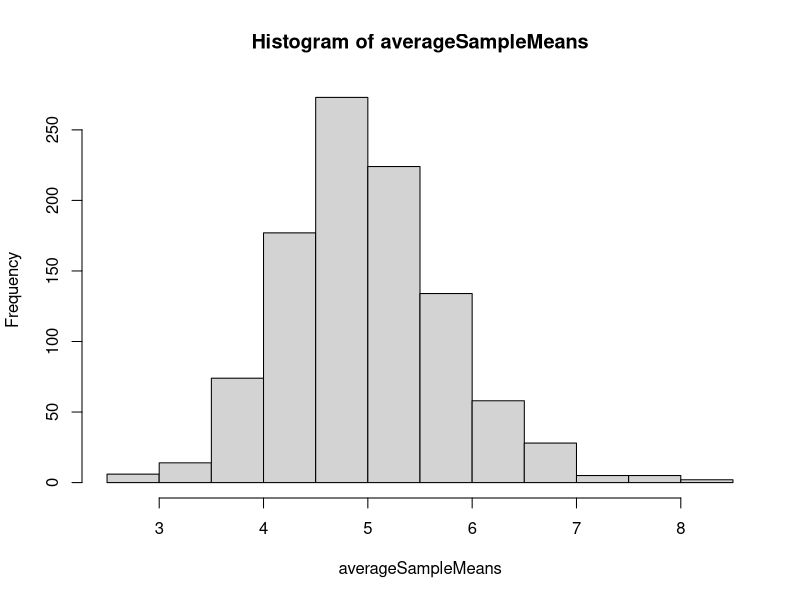
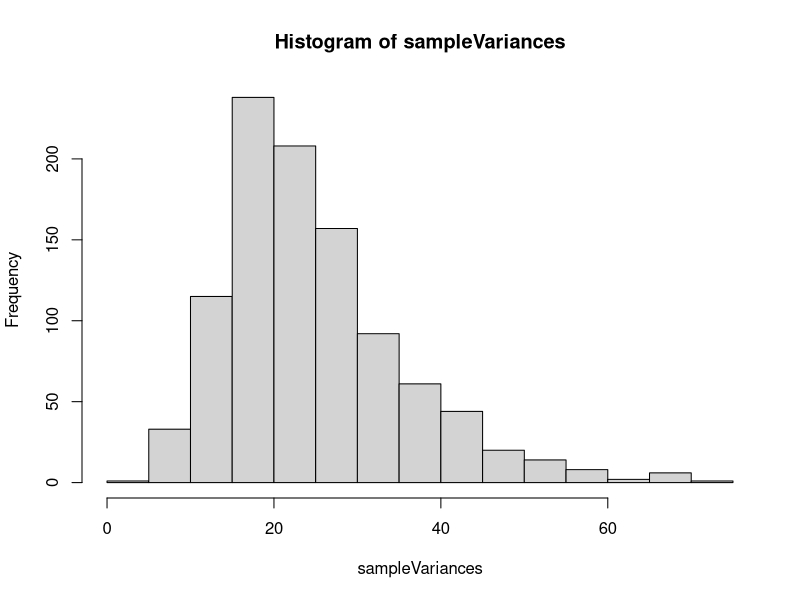
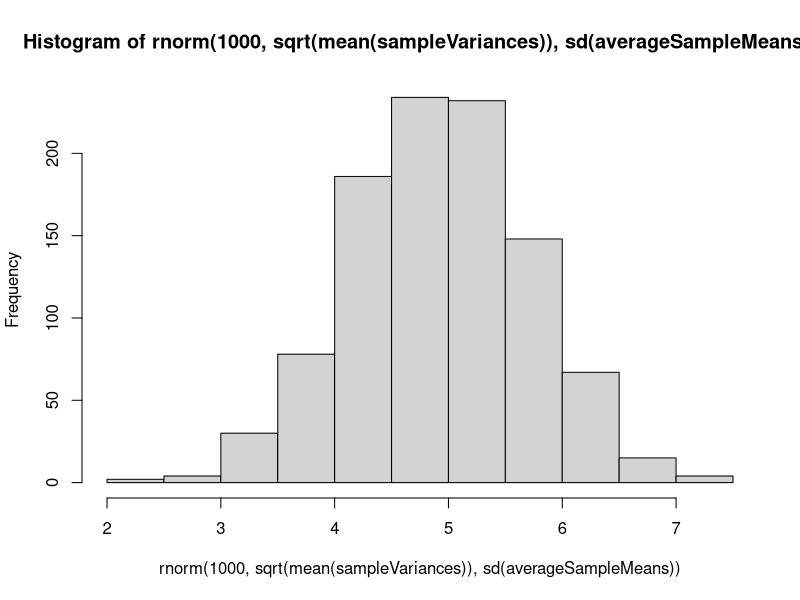

R code for these plots, in order:
## ---- chunk 1
averageSampleMeans <- NULL
sampleVariances <- NULL
for (i in 1 : 1000) {
  expDist <- rexp(40, 0.2)
  averageSampleMeans = c(averageSampleMeans, mean(expDist))
  sampleVariances = c(sampleVariances, var(expDist))
}
## ---- chunk 2
hist(averageSampleMeans)
## ---- chunk 3
hist(sampleVariances)
## ---- chunk 4
hist(rnorm(1000, sqrt(mean(sampleVariances)), sd(averageSampleMeans)))
